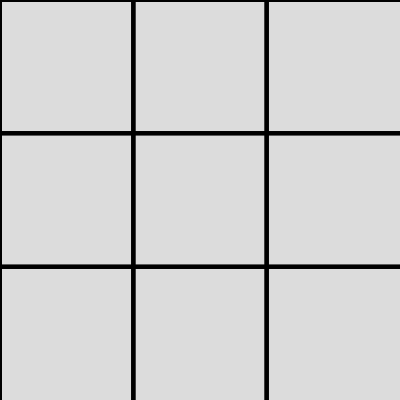
Frame 1 (no input)
Frame 60 (no input): identical to frame 1, image omitted
Frame 120 (the mouse pressed at the canvas centre since frame 60): identical to frame 1, image omitted

The p5.js sketch that drew this single still picture (run headless with seeded random() and noise() and a simulated clock; from frame 60 on, the mouse is pressed at the canvas centre):

// p5.js sketch
// ── sketch.js

function setup() {
  createCanvas(400, 400);
}

function draw() {
  background(220);

  var grid = 3;
  for (var x = 0; x < width; x += width/grid) {
		for (var y = 0; y < height; y += height/grid) {
			stroke(0);
			strokeWeight(4);
			line(x, 0, x, height);
			line(0, y, width, y);
		}
	}
}

// ── test.js


let arr = [
    [ null, null, null ],
    [ null, null, null ],
    [ null, null, null ]
];
